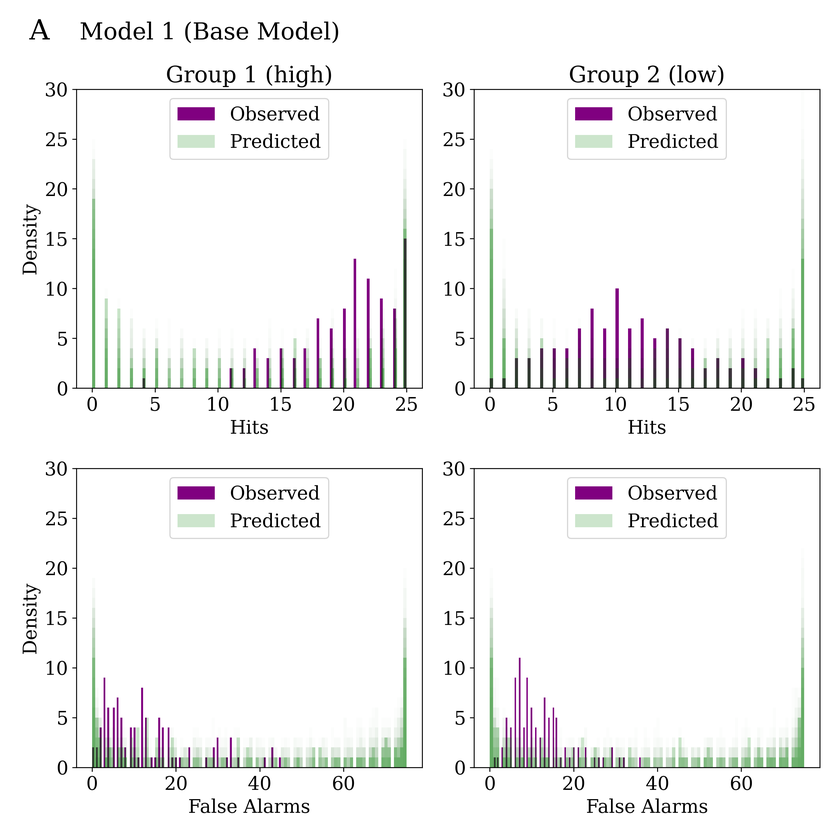
#> input picture prior_predictions/mod1_prior_predictives.png, 840 x 840 px, shrunk from 3000 x 3000 before the run
$ python combine_figures.py
#> lines starting #> are read from the running program, lines starting #| are printed output that depends on the picture
# -*- coding: utf-8 -*-
from PIL import Image
import matplotlib.pyplot as plt

plots = ["mod1_prior_predictives.png",
         "mod2_prior_predictives.png",
         "mod3_prior_predictives.png"]

im1,im2,im3 = [Image.open(plots[i]) for i in range(len(plots))]
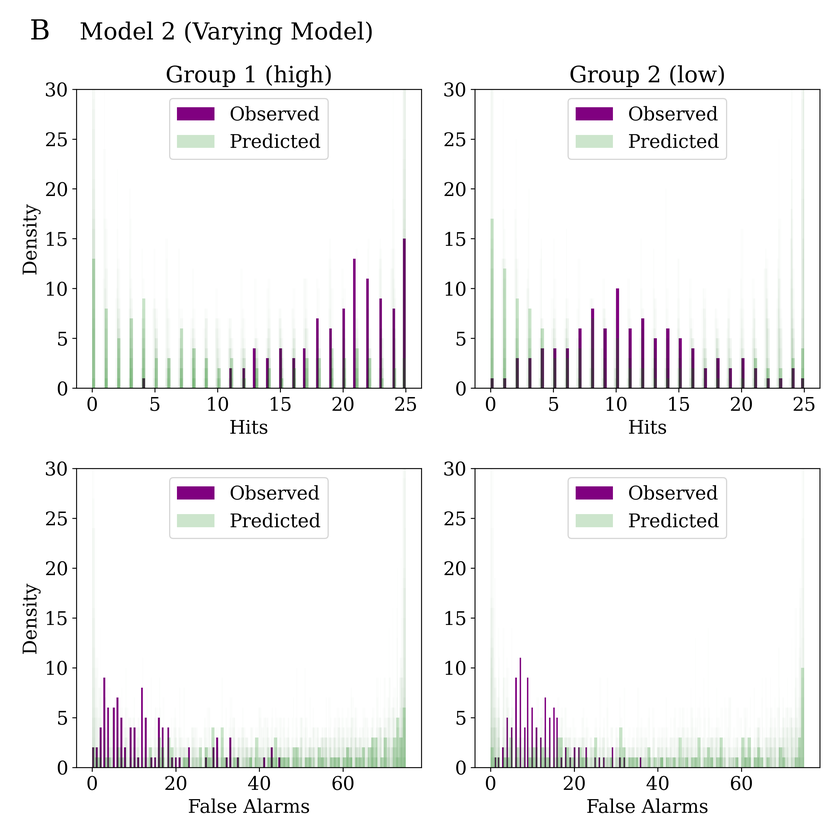
#> input picture prior_predictions/mod2_prior_predictives.png, 840 x 840 px, shrunk from 3000 x 3000 before the run
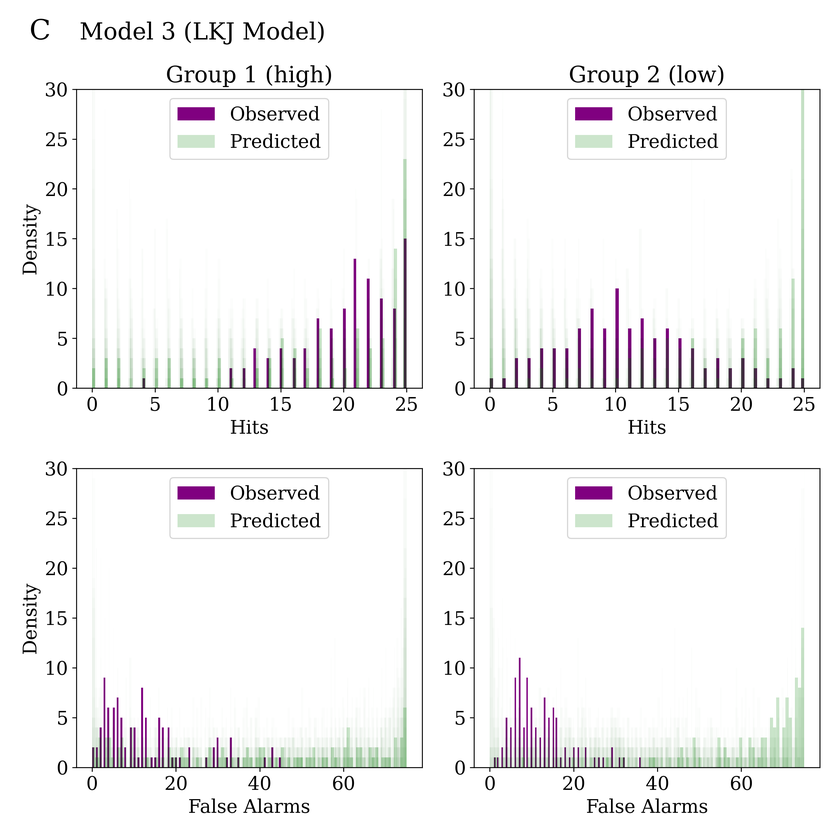
#> input picture prior_predictions/mod3_prior_predictives.png, 840 x 840 px, shrunk from 3000 x 3000 before the run
#> im1 is the input picture: PIL image 840x840 RGBA; mean R, G, B, A 243.9, 243.7, 243.9, 255
#> im2 is the input picture: PIL image 840x840 RGBA; mean R, G, B, A 244.1, 243.7, 244.1, 255
#> im3 is the input picture: PIL image 840x840 RGBA; mean R, G, B, A 244.2, 243.8, 244.2, 255

dst = Image.new('RGB', (im1.width*2 , im1.height*2), color=(255,255,255))
#> dst: PIL image 1680x1680 RGB; every value is 255

dst.paste(im1, (0, 0))
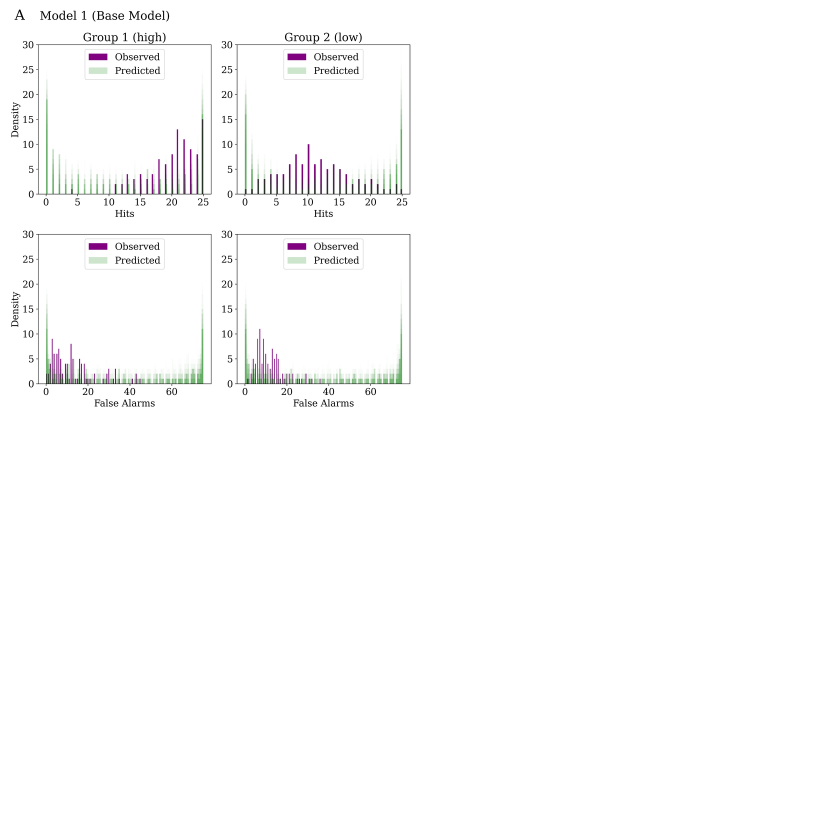
#> dst: PIL image 1680x1680 RGB (shown at 1/2 size); mean R, G, B 252.2, 252.2, 252.2
dst.paste(im2, (im1.width, 0))
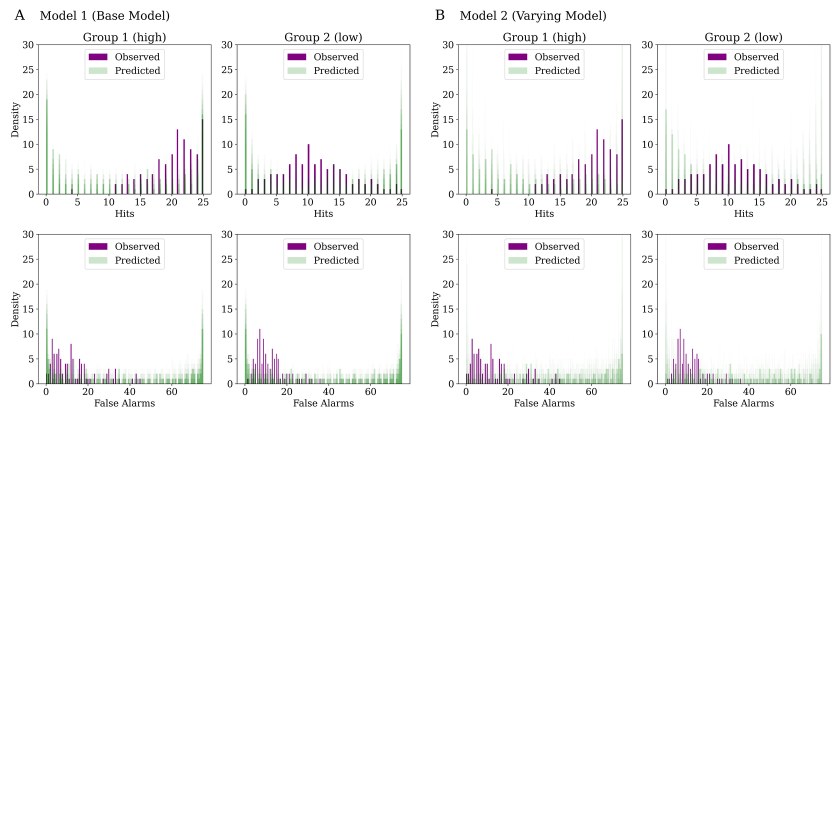
#> dst: PIL image 1680x1680 RGB (shown at 1/2 size); mean R, G, B 249.5, 249.3, 249.5
dst.paste(im3, (0, im1.height))
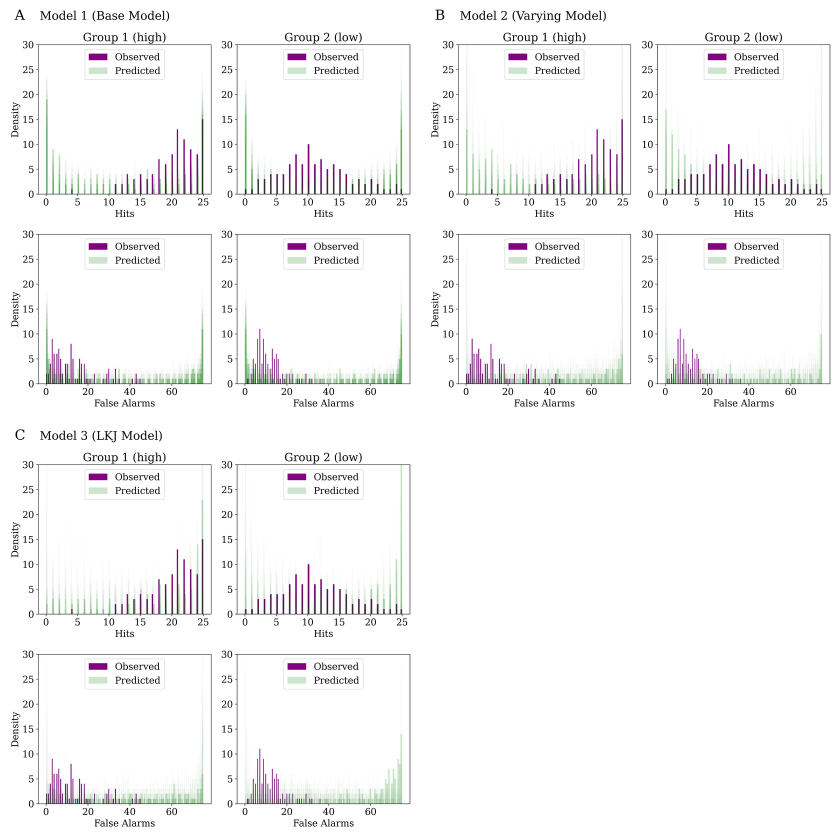
#> dst: PIL image 1680x1680 RGB (shown at 1/2 size); mean R, G, B 246.8, 246.5, 246.8

dst.save("prior_plots.png")
